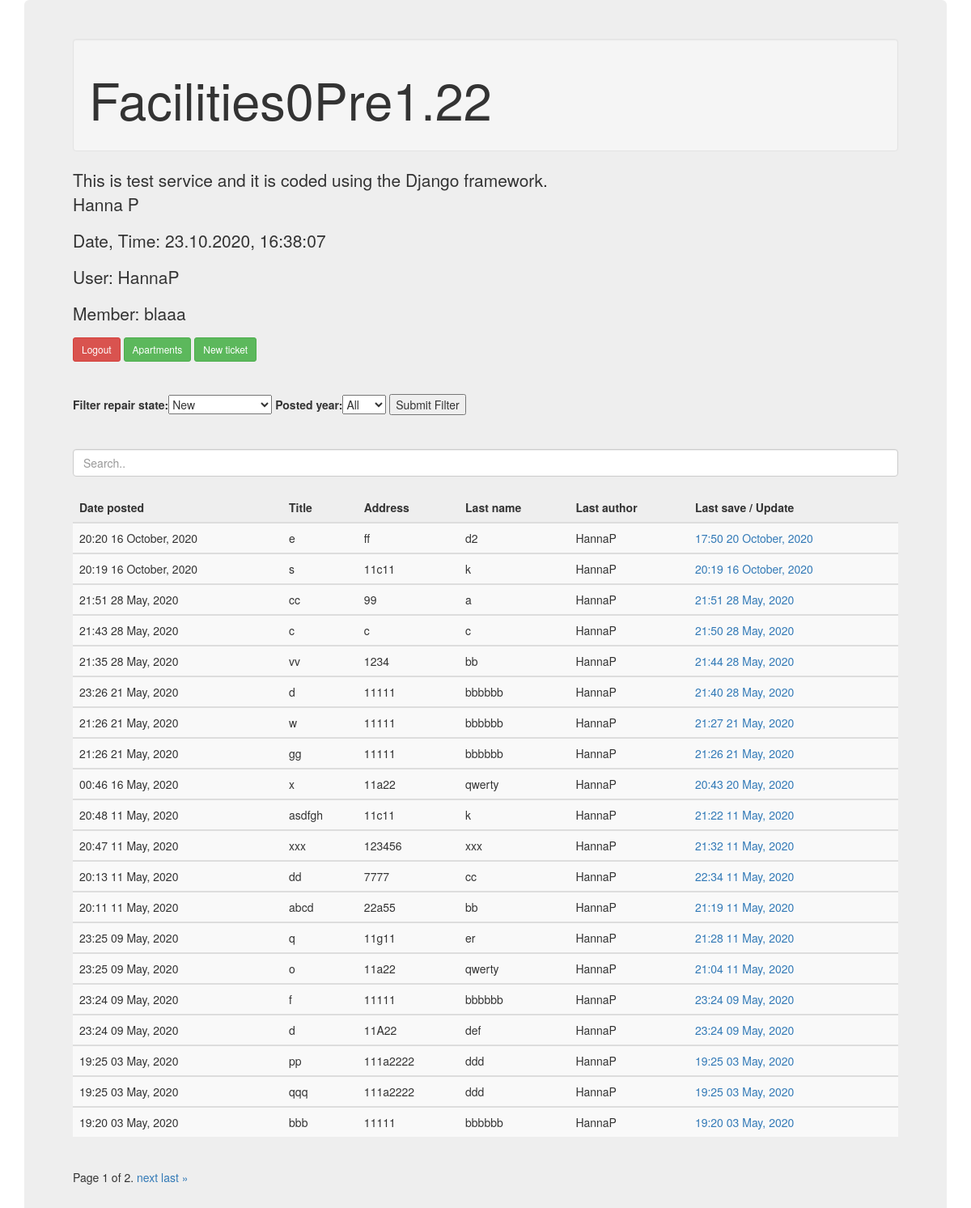
The app's page / (signed in) with its own data.
### users/models.py (models this page shows, shortened)
class Profile(models.Model):
    user = models.OneToOneField(User, on_delete=models.CASCADE)
    members_of = models.CharField(max_length=200, blank=True)
    user_level= models.IntegerField(default=1)

### FacilitiesApp/models.py (models this page shows, shortened)
class Ticket(models.Model):
    first_name = models.CharField(max_length=100)
    last_name = models.CharField(max_length=100)
    email = models.CharField(max_length=100, blank=True)
    phone_no = models.CharField(max_length=100, blank=True)
    address = models.CharField(max_length=100)
    house_company = models.CharField(max_length=100)
    company_name = models.CharField(max_length=100)
    title = models.CharField(max_length=100, blank=False)
    fault = models.TextField(blank=False)
    repair_state = models.CharField(max_length=100, blank=False)
    repair = models.TextField(blank=True)
    date_repair = models.DateField(null=True, blank=True)
    notes = models.TextField(blank=True)
    date_posted = models.DateTimeField(default=timezone.now)
    date_last_save = models.DateTimeField(auto_now=timezone.now)
    username_first = models.CharField(max_length=100)
    author = models.ForeignKey(User, on_delete=models.PROTECT)

### FacilitiesApp/views.py (the view)
# urls.py: 2. Add a URL to urlpatterns:  path('', views.home, name='home')
def home(request):
    date_tmp = datetime.datetime.now().strftime('%d.%m.%Y, %H:%M:%S')
    dic_x = {}
    if request.user.is_authenticated:
        db_data = ''
        members_of_tmp = request.user.profile.members_of
        repair_state_filter = request.POST.get('filter_repair_state')
        posted_year_filter = request.POST.get('posted_year')
        filter_tmp = FilterForm(request.POST or None)
        if str(repair_state_filter) == str(None):
            repair_state_filter = 'New'
        if str(posted_year_filter) == str(None):
            db_data = Ticket.objects.filter(company_name = members_of_tmp)\
                .filter(repair_state = repair_state_filter).order_by('-date_posted')
        else:
            db_data = Ticket.objects.filter(company_name = members_of_tmp)\
                .filter(repair_state = repair_state_filter)\
                .filter(date_posted__year = posted_year_filter).order_by('-date_posted')
        paginator = Paginator(db_data, 20)
        page_number = request.GET.get('page')
        page_obj = paginator.get_page(page_number)
        dic_x = {
        'posts': page_obj,
        'date_str': date_tmp,
        'members_of': members_of_tmp,
        'filter': filter_tmp
        }
    return render(request, "FacilitiesApp/index.html", dic_x)

### FacilitiesApp/forms.py
class FilterForm(forms.Form):
    filter_repair_state = forms.ChoiceField(choices = REPAIR_CHOICES)
    posted_year = forms.ChoiceField(choices = REPAIR_Y_CHOICES)

### FacilitiesApp/templates/FacilitiesApp/index.html (shortened to what this page needs)
<!DOCTYPE html>
<html lang="en">
<head>
	<link rel="stylesheet" href="https://maxcdn.bootstrapcdn.com/bootstrap/3.4.1/css/bootstrap.min.css">
</head>
<body>
	<div class="container">
		<div class="jumbotron">
		<div class="well"><h1>Facilities0Pre1.22</h1></div>
		{% if user.is_authenticated %}
		<p>This is test service and it is coded using the Django framework.<br>Hanna P</p>
		<p>Date, Time: {{ date_str }}</p>
		<p>User: {{ user }}</p>
		<p>Member: {{ members_of }}</p>
		<a class="btn btn-danger btn-sm mt-1 mb-1" href='{% url 'logout' %}'>Logout</a>
		<a class="btn btn-success btn-sm mt-1 mb-1" href='{% url 'apartment' %}'>Apartments</a>
		<a class="btn btn-success btn-sm mt-1 mb-1" href="{% url 'ticket-create' %}">New ticket</a>
		{% else %}
		<p>This is a simple job management service done for property maintenance
			and the coding work has been done as an example.</p>
		<a class="btn btn-success btn-sm mt-1 mb-1" href='{% url 'login' %}'>Login</a>
		{% endif %}
		<br>
		{% if user.is_authenticated %}
		<br><br>
		<form action="/filter/" method="POST">
		{{ filter }}
		<input type = "submit" value = "Submit Filter" />
		</form>
		<br><br>
		<input class="form-control" id="myInput" type="text" placeholder="Search..">
		<br>
		<table class="table table-striped">
			<thead>
			  <tr>
				<th>Date posted</th>
				<th>Title</th>
				<th>Address</th>
				<th>Last name</th>
				<th>Last author</th>
				<th>Last save / Update</th>
			  </tr>
			</thead>
			{% block content %}
			{% for Ticket in posts %}
					<tbody id="myTable">
						<tr>
							<td>{{ Ticket.date_posted|date:"H:i d F, Y" }}</td>
							<td>{{ Ticket.title }}</td>
							<td>{{ Ticket.address }}</td>
							<td>{{ Ticket.last_name }}</td>
							<td>{{ Ticket.author }}</td>
							<td><a href="{% url 'ticket-update' Ticket.id %}">{{ Ticket.date_last_save|date:"H:i d F, Y" }}</a></td>
						</tr>
					</tbody>
			{% endfor %}
			{% endblock content %}
	</table>
		<div class="pagination">
			<span class="step-links">
				<span class="current">
				Page {{ posts.number }} of {{ posts.paginator.num_pages }}.
				</span>
				{% if posts.has_next %}
					<a href="?page={{ posts.next_page_number }}">next</a>
					<a href="?page={{ posts.paginator.num_pages }}">last &raquo;</a>
				{% endif %}
			</span>
		</div>
		{% endif %}
    </div>
	</div>
</body>
</html>

### records on screen
Profile: members_of "blaaa"
Ticket: date_posted "20:20 16 October, 2020", title "e", address "ff", last_name "d2", author "HannaP", date_last_save "17:50 20 October, 2020"
Ticket: date_posted "20:19 16 October, 2020", title "s", address "11c11", last_name "k", author "HannaP", date_last_save "20:19 16 October, 2020"
Ticket: date_posted "21:51 28 May, 2020", title "cc", address "99", last_name "a", author "HannaP", date_last_save "21:51 28 May, 2020"
Ticket: date_posted "21:43 28 May, 2020", title "c", address "c", last_name "c", author "HannaP", date_last_save "21:50 28 May, 2020"
Ticket: date_posted "21:35 28 May, 2020", title "vv", address "1234", last_name "bb", author "HannaP", date_last_save "21:44 28 May, 2020"
Ticket: date_posted "23:26 21 May, 2020", title "d", address "11111", last_name "bbbbbb", author "HannaP", date_last_save "21:40 28 May, 2020"
Ticket: date_posted "21:26 21 May, 2020", title "w", address "11111", last_name "bbbbbb", author "HannaP", date_last_save "21:27 21 May, 2020"
Ticket: date_posted "21:26 21 May, 2020", title "gg", address "11111", last_name "bbbbbb", author "HannaP", date_last_save "21:26 21 May, 2020"
Ticket: date_posted "00:46 16 May, 2020", title "x", address "11a22", last_name "qwerty", author "HannaP", date_last_save "20:43 20 May, 2020"
Ticket: date_posted "20:48 11 May, 2020", title "asdfgh", address "11c11", last_name "k", author "HannaP", date_last_save "21:22 11 May, 2020"
Ticket: date_posted "20:47 11 May, 2020", title "xxx", address "123456", last_name "xxx", author "HannaP", date_last_save "21:32 11 May, 2020"
Ticket: date_posted "20:13 11 May, 2020", title "dd", address "7777", last_name "cc", author "HannaP", date_last_save "22:34 11 May, 2020"
Ticket: date_posted "20:11 11 May, 2020", title "abcd", address "22a55", last_name "bb", author "HannaP", date_last_save "21:19 11 May, 2020"
Ticket: date_posted "23:25 09 May, 2020", title "q", address "11g11", last_name "er", author "HannaP", date_last_save "21:28 11 May, 2020"
Ticket: date_posted "23:25 09 May, 2020", title "o", address "11a22", last_name "qwerty", author "HannaP", date_last_save "21:04 11 May, 2020"
Ticket: date_posted "23:24 09 May, 2020", title "f", address "11111", last_name "bbbbbb", author "HannaP", date_last_save "23:24 09 May, 2020"
Ticket: date_posted "23:24 09 May, 2020", title "d", address "11A22", last_name "def", author "HannaP", date_last_save "23:24 09 May, 2020"
Ticket: date_posted "19:25 03 May, 2020", title "pp", address "111a2222", last_name "ddd", author "HannaP", date_last_save "19:25 03 May, 2020"
Ticket: date_posted "19:25 03 May, 2020", title "qqq", address "111a2222", last_name "ddd", author "HannaP", date_last_save "19:25 03 May, 2020"
Ticket: date_posted "19:20 03 May, 2020", title "bbb", address "11111", last_name "bbbbbb", author "HannaP", date_last_save "19:20 03 May, 2020"

### other values on screen
{{ user }} "HannaP"
{{ posts.number }} "1"
{{ posts.paginator.num_pages }} "2"
